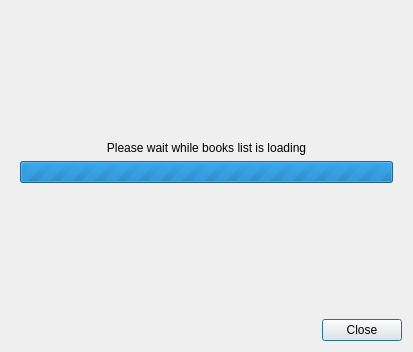
<?xml version="1.0" encoding="UTF-8"?>
<ui version="4.0">
 <class>ManageBooksOnDeviceDialog</class>
 <widget class="QDialog" name="ManageBooksOnDeviceDialog">
  <property name="geometry">
   <rect>
    <x>0</x>
    <y>0</y>
    <width>413</width>
    <height>352</height>
   </rect>
  </property>
  <property name="windowTitle">
   <string>Manage books on device</string>
  </property>
  <property name="modal">
   <bool>true</bool>
  </property>
  <layout class="QVBoxLayout" name="verticalLayout">
   <item>
    <widget class="QStackedWidget" name="pages">
     <property name="currentIndex">
      <number>1</number>
     </property>
     <widget class="QWidget" name="page">
      <layout class="QVBoxLayout" name="verticalLayout_2">
       <property name="leftMargin">
        <number>0</number>
       </property>
       <property name="topMargin">
        <number>0</number>
       </property>
       <property name="rightMargin">
        <number>0</number>
       </property>
       <property name="bottomMargin">
        <number>0</number>
       </property>
       <item>
        <layout class="QHBoxLayout" name="horizontalLayout_2">
         <item>
          <widget class="QLabel" name="label_3">
           <property name="text">
            <string>Select device</string>
           </property>
          </widget>
         </item>
         <item>
          <widget class="QLabel" name="label_4">
           <property name="text">
            <string>→</string>
           </property>
          </widget>
         </item>
         <item>
          <widget class="QComboBox" name="devicesSelector">
           <property name="sizePolicy">
            <sizepolicy hsizetype="Preferred" vsizetype="Fixed">
             <horstretch>1</horstretch>
             <verstretch>0</verstretch>
            </sizepolicy>
           </property>
          </widget>
         </item>
        </layout>
       </item>
       <item>
        <widget class="QTreeView" name="booksTreeView">
         <property name="indentation">
          <number>0</number>
         </property>
         <attribute name="headerVisible">
          <bool>false</bool>
         </attribute>
        </widget>
       </item>
       <item>
        <layout class="QHBoxLayout" name="horizontalLayout">
         <item>
          <widget class="QPushButton" name="deleteSelectedBooksButton">
           <property name="focusPolicy">
            <enum>Qt::NoFocus</enum>
           </property>
           <property name="text">
            <string>Delete Books</string>
           </property>
          </widget>
         </item>
         <item>
          <widget class="QLabel" name="label">
           <property name="text">
            <string>←</string>
           </property>
          </widget>
         </item>
         <item>
          <widget class="QLabel" name="label_2">
           <property name="sizePolicy">
            <sizepolicy hsizetype="Preferred" vsizetype="Preferred">
             <horstretch>1</horstretch>
             <verstretch>0</verstretch>
            </sizepolicy>
           </property>
           <property name="text">
            <string>Select books you want to delete and click this button to delete.</string>
           </property>
           <property name="wordWrap">
            <bool>true</bool>
           </property>
          </widget>
         </item>
        </layout>
       </item>
      </layout>
     </widget>
     <widget class="QWidget" name="page_2">
      <layout class="QVBoxLayout" name="verticalLayout_3">
       <item>
        <spacer name="verticalSpacer">
         <property name="orientation">
          <enum>Qt::Vertical</enum>
         </property>
         <property name="sizeHint" stdset="0">
          <size>
           <width>20</width>
           <height>99</height>
          </size>
         </property>
        </spacer>
       </item>
       <item>
        <widget class="QLabel" name="label_5">
         <property name="text">
          <string>Please wait while books list is loading</string>
         </property>
         <property name="alignment">
          <set>Qt::AlignCenter</set>
         </property>
        </widget>
       </item>
       <item>
        <widget class="QProgressBar" name="progressBar">
         <property name="maximum">
          <number>0</number>
         </property>
         <property name="value">
          <number>-1</number>
         </property>
         <property name="orientation">
          <enum>Qt::Horizontal</enum>
         </property>
        </widget>
       </item>
       <item>
        <spacer name="verticalSpacer_2">
         <property name="orientation">
          <enum>Qt::Vertical</enum>
         </property>
         <property name="sizeHint" stdset="0">
          <size>
           <width>20</width>
           <height>99</height>
          </size>
         </property>
        </spacer>
       </item>
      </layout>
     </widget>
    </widget>
   </item>
   <item>
    <widget class="QDialogButtonBox" name="buttonBox">
     <property name="orientation">
      <enum>Qt::Horizontal</enum>
     </property>
     <property name="standardButtons">
      <set>QDialogButtonBox::Close</set>
     </property>
    </widget>
   </item>
  </layout>
 </widget>
 <resources/>
 <connections>
  <connection>
   <sender>buttonBox</sender>
   <signal>accepted()</signal>
   <receiver>ManageBooksOnDeviceDialog</receiver>
   <slot>accept()</slot>
   <hints>
    <hint type="sourcelabel">
     <x>248</x>
     <y>254</y>
    </hint>
    <hint type="destinationlabel">
     <x>157</x>
     <y>274</y>
    </hint>
   </hints>
  </connection>
  <connection>
   <sender>buttonBox</sender>
   <signal>rejected()</signal>
   <receiver>ManageBooksOnDeviceDialog</receiver>
   <slot>reject()</slot>
   <hints>
    <hint type="sourcelabel">
     <x>316</x>
     <y>260</y>
    </hint>
    <hint type="destinationlabel">
     <x>286</x>
     <y>274</y>
    </hint>
   </hints>
  </connection>
 </connections>
</ui>
